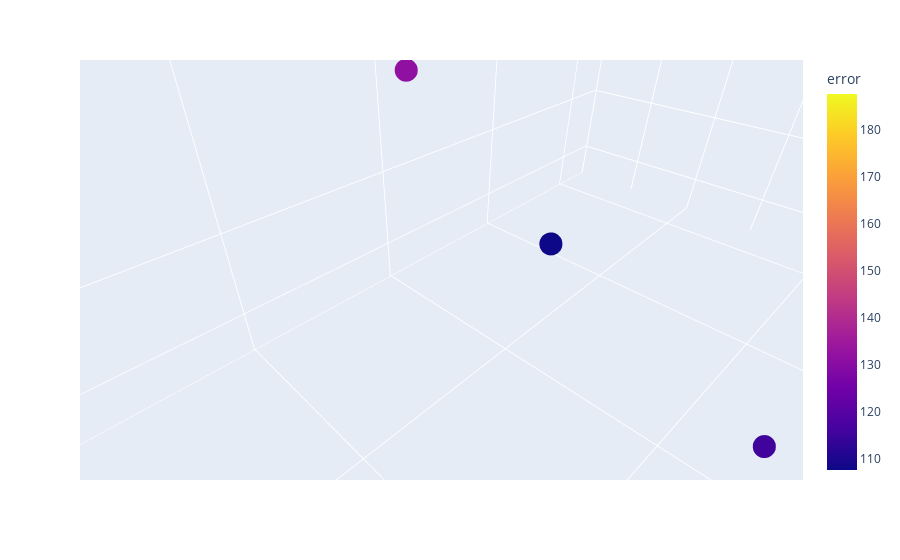

Notebook source saved alongside this figure:
### Code cell
import plotly.express as px
i,c=1,0
Validation={}
for k in list(errors.values()):
    if k > m*2:
        #print('x:',validation.iloc[i]['x'],'y:',validation.iloc[i]['y'],'z:',validation.iloc[i]['z'],'error:',k,'\n')
        Validation[c]=[validation.iloc[i]['x'],validation.iloc[i]['y'],validation.iloc[i]['z'],k]
        i=i+2
        c+=1
Validation=pd.DataFrame.from_dict(Validation, orient='index',columns=['x','y','z','error'])        
fig = px.scatter_3d(Validation,x="x", y="y", z="z",color='error')        
fig.show()        
print("aboves :",c)

### Figure 1 — Plotly figure (JSON) as saved in the notebook; plotly's stock layout.template omitted (floating-point values rounded to 4 significant figures)
{"data": [{"hovertemplate": "x=%{x}<br>y=%{y}<br>z=%{z}<br>error=%{marker.color}<extra></extra>", "legendgroup": "", "marker": {"color": [137.8, 115.6, 108.7, 116.5, 128.1, 131.5, 187.5, 118.3, 149.5, 133.8, 107.7, 162.2, 169.2, 116.4, 162.6, 115.5], "coloraxis": "coloraxis", "symbol": "circle"}, "mode": "markers", "name": "", "scene": "scene", "showlegend": false, "type": "scatter3d", "x": [799.2, 354.4, 593.7, 400.9, 86.37, 288.8, 527.5, 415.8, 447.1, 390.3, 204.3, 349.1, 649.2, 508.0, 238.3, 197.0], "y": [226.7, 222.1, 110.1, 10.7, 281.4, 10.33, 340.2, 255.0, 256.9, 295.0, 60.84, 371.3, 124.4, 275.8, 168.6, 12.05], "z": [40.52, 110.8, 228.4, 357.6, 220.7, 157.5, 170.0, 195.3, 128.6, 248.4, 34.47, 329.9, 353.4, 52.3, 334.3, 160.6]}], "layout": {"autosize": true, "coloraxis": {"colorbar": {"title": {"text": "error"}}, "colorscale": [[0, "#0d0887"], [0.1111, "#46039f"], [0.2222, "#7201a8"], [0.3333, "#9c179e"], [0.4444, "#bd3786"], [0.5556, "#d8576b"], [0.6667, "#ed7953"], [0.7778, "#fb9f3a"], [0.8889, "#fdca26"], [1, "#f0f921"]]}, "legend": {"tracegroupgap": 0}, "margin": {"t": 60}, "scene": {"aspectmode": "auto", "aspectratio": {"x": 1.633, "y": 0.8271, "z": 0.7403}, "camera": {"center": {"x": 0, "y": 0, "z": 0}, "eye": {"x": 0.06335, "y": 0.06335, "z": 0.06335}, "projection": {"type": "perspective"}, "up": {"x": 0, "y": 0, "z": 1}}, "domain": {"x": [0, 1], "y": [0, 1]}, "xaxis": {"title": {"text": "x"}, "type": "linear"}, "yaxis": {"title": {"text": "y"}, "type": "linear"}, "zaxis": {"title": {"text": "z"}, "type": "linear"}}}}
